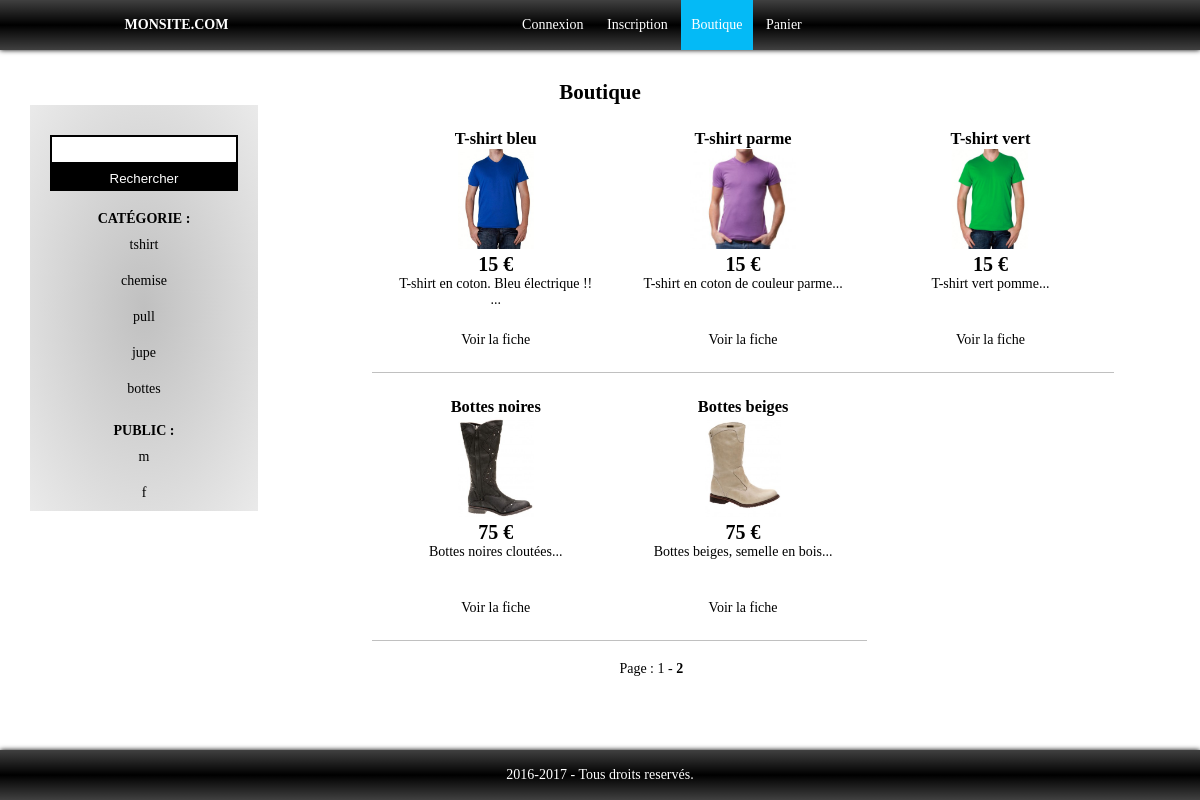
/boutique.php?page=2, run on the app's committed database.
### tables this page shows
CREATE TABLE `produit` (
  `id_produit` int(3) NOT NULL,
  `reference` varchar(20) NOT NULL,
  `categorie` varchar(20) NOT NULL,
  `titre` varchar(100) NOT NULL,
  `description` text NOT NULL,
  `couleur` varchar(20) NOT NULL,
  `taille` varchar(5) NOT NULL,
  `public` enum('m','f','mixte') NOT NULL,
  `photo` varchar(250) NOT NULL,
  `prix` int(3) NOT NULL,
  `stock` int(3) NOT NULL
);

### boutique.php (the view, shortened to what this page needs)
<?php
require_once('inc/init.inc.php');
require_once('inc/haut.inc.php');
$resultat = $pdo -> query("SELECT DISTINCT categorie FROM produit WHERE stock != 0");
$categorie = $resultat -> fetchAll(PDO::FETCH_ASSOC);
$resultat = $pdo -> query("SELECT DISTINCT public FROM produit WHERE stock != 0");
$public = $resultat -> fetchAll(PDO::FETCH_ASSOC);
if(empty($_GET['categorie']) && empty($_GET['public']) && empty($_GET['search'])){
	$resultat = $pdo->query("SELECT count(*) AS total FROM produit");
	$data_produit = $resultat -> fetch(PDO::FETCH_ASSOC);
	$nombre_produits = $data_produit['total'];
	$nombre_produits_par_page = 9;
	$nombre_de_page = ceil($nombre_produits / $nombre_produits_par_page);
	if(isset($_GET['page']))
	{
		$page_actuelle = intval($_GET['page']);
	}else{
		$page_actuelle = 1;
	}
	$debut = ($page_actuelle-1)*$nombre_produits_par_page;
	$resultat = $pdo -> prepare("SELECT * FROM produit WHERE stock != 0 LIMIT ".$debut.", ".$nombre_produits_par_page);
	$resultat -> execute();
	$produits = $resultat -> fetchAll(PDO::FETCH_ASSOC);
}
?>
<h1>Boutique</h1>
<div class="boutique-gauche">
	<div class="bandeau">
		<form action="?search=$_GET['search']" method="get" id="searchForm">
			<input type="text" name="search" id="searchInput">
			<ul class="product_list"></ul>
			<input type="submit" value="Rechercher">
		</form>
	</div>
	<ul>
		<li><b>CAT&Eacute;GORIE :</b></li>
		<?php foreach ($categorie as $cat) : ?>
		<li>
			<a href="?categorie=<?= $cat['categorie'] ?>"><?= $cat['categorie'] ?></a>
		</li>
		<?php endforeach; ?>
	</ul>
	<br>
	<ul>
		<li><b>PUBLIC :</b></li>
		<?php foreach ($public as $sexe) : ?>
		<li>
			<a href="?public=<?= $sexe['public'] ?>"><?= $sexe['public'] ?></a>
		</li>
		<?php endforeach; ?>
	</ul>
</div>
<div class="boutique-droite">
	<?php foreach ($produits as $produit) : ?>
		<div class="boutique-produit">
			<h3><?= $produit['titre'] ?></h3>
			<a href="fiche_produit.php?id=<?= $produit['id_produit'] ?>">
				<img src="photo/<?= $produit['photo'] ?>">
			</a>
			<p class="prix">
				<?= $produit['prix'] ?> €
			</p>
			<p class="description">
				<?= substr($produit['description'], 0, 40).'...' ?>
			</p>
			<br><a href="fiche_produit.php?id=<?= $produit['id_produit'] ?>">Voir la fiche</a>
		</div>
	<?php endforeach ?>
	<div class="pagination">
		<p> Page :
		<?php for($i=1; $i<=$nombre_de_page; $i++){
			if($i == $page_actuelle){
				echo '<b>'.$i.'</b>';
			} else {
				echo '<a href="?page='.$i.'">'.$i.'</a>';
			}
			if($i != $nombre_de_page){
				echo ' - ';
			}
		} ?>
		</p>
	</div>
</div>
<?php
require_once('inc/bas.inc.php');
?>

### css/style.css (style rules this page uses)
body { font-family : verdana; font-size: 14px; }
h1 { text-align: center; }
a { text-decoration: none; color: #000; }
.boutique-gauche { float: left; width: 20%; min-height: calc( 100vh * 1 / 3); margin-right: 10%; padding-top: 10px; text-align: center; background: #c0c0c0; background: -moz-radial-gradient(center, ellipse cover, #c0c0c0 0%, #eaeaea 100%); background: #c0c0c0; background: -moz-radial-gradient(center, ellipse cover, #c0c0c0 0%, #eaeaea 100%); background: radial-gradient(ellipse at center, #c0c0c0, #eaeaea); }
.boutique-gauche ul { list-style: none; padding: 0; }
.boutique-gauche ul li a { display: block; padding: 10px; }
.boutique-gauche ul.product_list { background-color: white; border: 1px solid black; }
.boutique-droite { width: 70%; float: left; }
.boutique-droite .pagination { width: 70%; float: left; margin: 20px 0; text-align: center; }
.boutique-produit { float: left; width: 25%; text-align: center; padding: 3%; border-bottom: 1px solid #c0c0c0; }
.boutique-produit img { height: 100px; }
.boutique-produit .prix { font-weight: bold; font-size: 20px; }
.boutique-produit .description { height : 40px; }
.bandeau { margin: 20px; padding: 0; }
.bandeau input:not([type="submit"]), .bandeau input[type="submit"] { width: 100%; margin: 0; box-sizing: border-box; }
textarea, select, input:not([type="submit"]) { width: 300px; margin-bottom: 10px; padding: 5px; border: 2px solid black; }
input[type="submit"] { background-color: black; color: white; border: 0; padding: 5px 10px; margin-left:115px; }

### data on the page
produit: titre "T-shirt bleu", photo (picture), prix "15", description "T-shirt en coton. Bleu électrique !!"
produit: titre "T-shirt parme", photo (picture), prix "15", description "T-shirt en coton de couleur parme"
produit: titre "T-shirt vert", photo (picture), prix "15", description "T-shirt vert pomme"
produit: titre "Bottes noires", photo (picture), prix "75", description "Bottes noires cloutées"
produit: titre "Bottes beiges", photo (picture), prix "75", description "Bottes beiges, semelle en bois"

### other printed values
$cat['categorie'] "tshirt"
$cat['categorie'] "chemise"
$cat['categorie'] "pull"
$cat['categorie'] "jupe"
$cat['categorie'] "bottes"
$sexe['public'] "m"
$sexe['public'] "f"
